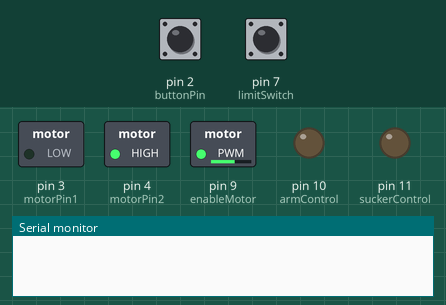
Bench run of a sketch on a simulated Arduino Uno, built with avr-gcc and run on an emulated ATmega328P. Parts: switched loads named in the sketch (green lamp = pin HIGH), output pins drawn as LEDs (lit = HIGH), the last lines printed to the serial monitor. Inputs (shaded band) come from the test bench; at power-on: pin 7 (limitSwitch) LOW, pin 2 (buttonPin) HIGH.

Above: at 1.2 s.
1.3 s: pin 7 (limitSwitch) pulled HIGH for 0.15 s
At 2.1 s:
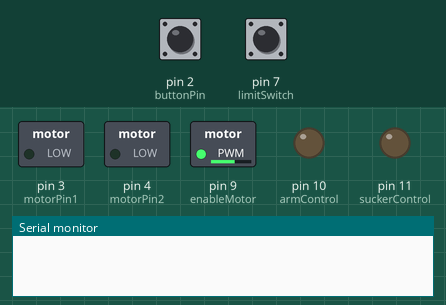
At 2.9 s:
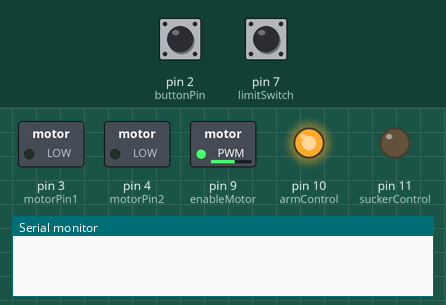
4.4 s: pin 2 (buttonPin) pulled LOW for 0.15 s
At 6.4 s:
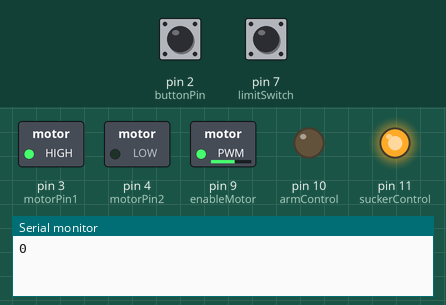
Timing chart, 0 to 7.9 s (numbered marks = the images above; inputs shaded):
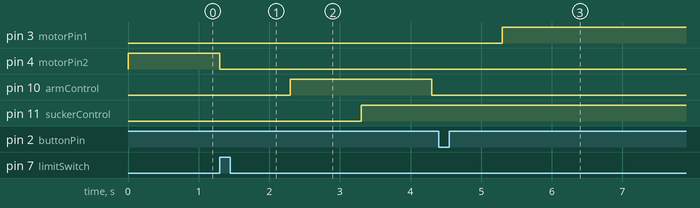

The sketch:

MotorControl_Classroom_bot.ino
```cpp
const int buttonPin = 2;
const int motorPin1 = 3;
const int motorPin2 = 4;
const int enableMotor = 9;
const int motorSpeed = 150;
const int limitSwitch = 7;
const int armControl = 10;
const int suckerControl = 11;

volatile int count = 0;
int buttonState = 0;
int lastButtonState = 1;
unsigned long currentMicros = 0;
unsigned long lastMicros = 0;
int mode = 0;
int edgeCount = 2;

void setup() {
  pinMode(armControl, OUTPUT);
  pinMode(suckerControl, OUTPUT);
  pinMode(buttonPin, INPUT);
  pinMode(motorPin1, OUTPUT);
  pinMode(motorPin2, OUTPUT);
  pinMode(enableMotor, OUTPUT);
  Serial.begin(9600);
  attachInterrupt(0, encoderInterrupt, RISING);
  pinMode(limitSwitch, INPUT);
  analogWrite(enableMotor, motorSpeed);
}

void loop() {
  if(mode == 0) {
    if(digitalRead(limitSwitch)== HIGH)
    {
      digitalWrite(motorPin1, LOW);
      digitalWrite(motorPin2, LOW);
      count = 0;
      delay(1000);
      digitalWrite(armControl, HIGH);
      delay(1000);
      digitalWrite(suckerControl, HIGH);
      delay(1000);
      digitalWrite(armControl, LOW);
      delay(1000);
      mode = 1;
    }
    else
    {
      digitalWrite(motorPin1, LOW);
      digitalWrite(motorPin2, HIGH);
    }
  }
 if(mode == 1) {
  if (count > 2)
  {
    digitalWrite(motorPin1, LOW);
    digitalWrite(motorPin2, LOW);
    count = 0;
    delay(1000);
    mode = 2;
  }
  else
  {
    digitalWrite(motorPin1, HIGH);
    digitalWrite(motorPin2, LOW);
  }
 }
 if(mode == 2) {
  if (count > edgeCount)
  {
    digitalWrite(motorPin1, LOW);
    digitalWrite(motorPin2, LOW);
    delay(1000);
    mode = 0;
  }
  else
  {
    digitalWrite(motorPin1, HIGH);
    digitalWrite(motorPin2, LOW);
  }
  }
}

void encoderInterrupt()
{
  buttonState = digitalRead(buttonPin);
  Serial.println(count);
  currentMicros = micros();
  if(buttonState == LOW && lastButtonState == HIGH && currentMicros - lastMicros > 200000)
  {
    count++;
    lastMicros = micros();
  }
  lastButtonState = buttonState;
}
```

Measured:
- after the input at 1.3 s, pin 4 (motorPin2): HIGH → LOW at once; pin 10 (armControl): LOW → HIGH after 1.0 s, → LOW 2.0 s later; pin 11 (suckerControl): LOW → HIGH after 2.0 s
